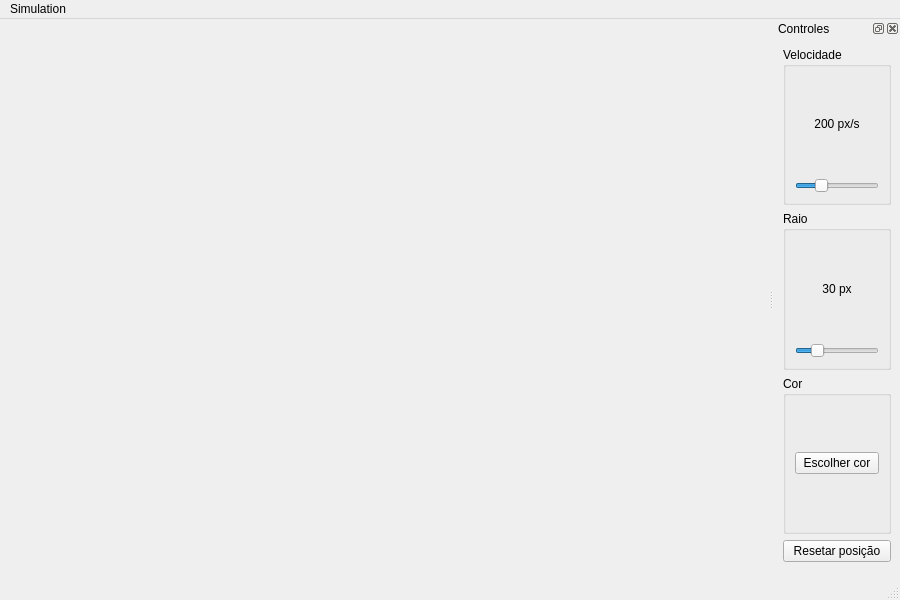
<?xml version="1.0" encoding="UTF-8"?>
<ui version="4.0">
 <class>MainWindow</class>
 <widget class="QMainWindow" name="MainWindow">
  <property name="geometry">
   <rect>
    <x>0</x>
    <y>0</y>
    <width>900</width>
    <height>600</height>
   </rect>
  </property>
  <property name="windowTitle">
   <string>Academy — Qt + SFML</string>
  </property>
  <!-- centralwidget sem layout — o SFMLWidget é inserido
       programaticamente no mainwindow.cpp via QHBoxLayout -->
  <widget class="QWidget" name="centralwidget"/>
  <widget class="QMenuBar" name="menubar">
   <property name="geometry">
    <rect>
     <x>0</x>
     <y>0</y>
     <width>900</width>
     <height>22</height>
    </rect>
   </property>
   <widget class="QMenu" name="menuSimulation">
    <property name="title">
     <string>Simulation</string>
    </property>
    <addaction name="actionReset"/>
    <addaction name="separator"/>
    <addaction name="actionQuit"/>
   </widget>
   <addaction name="menuSimulation"/>
  </widget>
  <widget class="QStatusBar" name="statusbar"/>
  <widget class="QDockWidget" name="dockControls">
   <property name="windowTitle">
    <string>Controles</string>
   </property>
   <attribute name="dockWidgetArea">
    <number>2</number>
   </attribute>
   <widget class="QWidget" name="dockContents">
    <layout class="QVBoxLayout" name="verticalLayout">

     <!-- Grupo: Velocidade -->
     <item>
      <widget class="QGroupBox" name="groupSpeed">
       <property name="title">
        <string>Velocidade</string>
       </property>
       <layout class="QVBoxLayout">
        <item>
         <widget class="QLabel" name="labelSpeed">
          <property name="text">
           <string>200 px/s</string>
          </property>
          <property name="alignment">
           <set>Qt::AlignCenter</set>
          </property>
         </widget>
        </item>
        <item>
         <widget class="QSlider" name="sliderSpeed">
          <property name="minimum">
           <number>50</number>
          </property>
          <property name="maximum">
           <number>600</number>
          </property>
          <property name="value">
           <number>200</number>
          </property>
          <property name="orientation">
           <enum>Qt::Horizontal</enum>
          </property>
         </widget>
        </item>
       </layout>
      </widget>
     </item>

     <!-- Grupo: Raio -->
     <item>
      <widget class="QGroupBox" name="groupRadius">
       <property name="title">
        <string>Raio</string>
       </property>
       <layout class="QVBoxLayout">
        <item>
         <widget class="QLabel" name="labelRadius">
          <property name="text">
           <string>30 px</string>
          </property>
          <property name="alignment">
           <set>Qt::AlignCenter</set>
          </property>
         </widget>
        </item>
        <item>
         <widget class="QSlider" name="sliderRadius">
          <property name="minimum">
           <number>10</number>
          </property>
          <property name="maximum">
           <number>100</number>
          </property>
          <property name="value">
           <number>30</number>
          </property>
          <property name="orientation">
           <enum>Qt::Horizontal</enum>
          </property>
         </widget>
        </item>
       </layout>
      </widget>
     </item>

     <!-- Grupo: Cor -->
     <item>
      <widget class="QGroupBox" name="groupColor">
       <property name="title">
        <string>Cor</string>
       </property>
       <layout class="QHBoxLayout">
        <item>
         <widget class="QPushButton" name="btnColor">
          <property name="text">
           <string>Escolher cor</string>
          </property>
         </widget>
        </item>
       </layout>
      </widget>
     </item>

     <!-- Botão Reset -->
     <item>
      <widget class="QPushButton" name="btnReset">
       <property name="text">
        <string>Resetar posição</string>
       </property>
      </widget>
     </item>

     <!-- Spacer empurra widgets para cima -->
     <item>
      <spacer>
       <property name="orientation">
        <enum>Qt::Vertical</enum>
       </property>
      </spacer>
     </item>

    </layout>
   </widget>
  </widget>

  <action name="actionReset">
   <property name="text">
    <string>Resetar</string>
   </property>
  </action>
  <action name="actionQuit">
   <property name="text">
    <string>Sair</string>
   </property>
   <property name="shortcut">
    <string>Ctrl+Q</string>
   </property>
  </action>

 </widget>
 <resources/>
 <connections/>
</ui>
